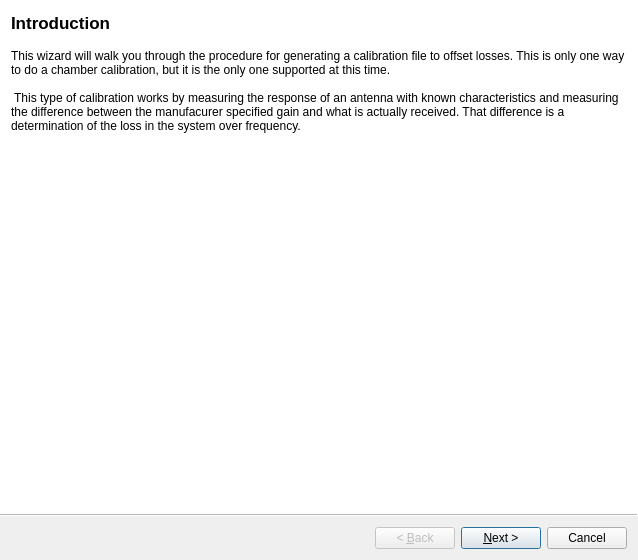
<?xml version="1.0" encoding="UTF-8"?>
<ui version="4.0">
 <class>CalWizard</class>
 <widget class="QWizard" name="CalWizard">
  <property name="geometry">
   <rect>
    <x>0</x>
    <y>0</y>
    <width>638</width>
    <height>560</height>
   </rect>
  </property>
  <property name="windowTitle">
   <string>Wizard</string>
  </property>
  <property name="modal">
   <bool>true</bool>
  </property>
  <property name="wizardStyle">
   <enum>QWizard::AeroStyle</enum>
  </property>
  <widget class="QWizardPage" name="intro_pg">
   <property name="title">
    <string>Introduction</string>
   </property>
   <layout class="QVBoxLayout" name="verticalLayout">
    <item>
     <widget class="QLabel" name="label">
      <property name="sizePolicy">
       <sizepolicy hsizetype="Preferred" vsizetype="Expanding">
        <horstretch>0</horstretch>
        <verstretch>0</verstretch>
       </sizepolicy>
      </property>
      <property name="text">
       <string>This wizard will walk you through the procedure for generating a calibration file to offset losses. This is only one way to do a chamber calibration, but it is the only one supported at this time.

 This type of calibration works by measuring the response of an antenna with known characteristics and measuring the difference between the manufacurer specified gain and what is actually received. That difference is a determination of the loss in the system over frequency.</string>
      </property>
      <property name="alignment">
       <set>Qt::AlignLeading|Qt::AlignLeft|Qt::AlignTop</set>
      </property>
      <property name="wordWrap">
       <bool>true</bool>
      </property>
     </widget>
    </item>
   </layout>
  </widget>
  <widget class="QWizardPage" name="setup_pg">
   <property name="title">
    <string>Setup</string>
   </property>
   <layout class="QVBoxLayout" name="verticalLayout_2">
    <item>
     <widget class="QLabel" name="label_2">
      <property name="sizePolicy">
       <sizepolicy hsizetype="Preferred" vsizetype="Expanding">
        <horstretch>0</horstretch>
        <verstretch>0</verstretch>
       </sizepolicy>
      </property>
      <property name="text">
       <string>First, set up your instrument with the proper configuration (e.g. frequencies, power level, IF bandwidth, etc.).

Next, align your antennas as accurately as possible so they are pointing at each other perfectly. A laser is helpful here. The more accurate your setup, the better your calibration.</string>
      </property>
      <property name="alignment">
       <set>Qt::AlignLeading|Qt::AlignLeft|Qt::AlignTop</set>
      </property>
      <property name="wordWrap">
       <bool>true</bool>
      </property>
     </widget>
    </item>
   </layout>
  </widget>
  <widget class="QWizardPage" name="notes_pg">
   <property name="title">
    <string>Notes</string>
   </property>
   <layout class="QVBoxLayout" name="verticalLayout_3">
    <item>
     <widget class="QLabel" name="label_3">
      <property name="text">
       <string>Here, you can record some notes detailing the setup. These are optional, but it is highly recommended to take detailed notes on the setup. These notes will be stored in the calibration file. Good things to include: 
&lt;ul&gt;
&lt;li&gt;Cables used&lt;/li&gt;
Connectors used&lt;/li&gt;
&lt;li&gt;What ports were used for what&lt;/li&gt;
&lt;li&gt;Other equipment present (e.g. amplifiers)&lt;/li&gt;
&lt;li&gt;Links to any relevant datasheets&lt;/li&gt;
&lt;/ul&gt;</string>
      </property>
      <property name="textFormat">
       <enum>Qt::RichText</enum>
      </property>
      <property name="wordWrap">
       <bool>true</bool>
      </property>
     </widget>
    </item>
    <item>
     <widget class="QPlainTextEdit" name="notes_pte"/>
    </item>
   </layout>
  </widget>
  <widget class="QWizardPage" name="reference_pg">
   <property name="title">
    <string>Reference Antenna</string>
   </property>
   <layout class="QVBoxLayout" name="verticalLayout_4">
    <item>
     <widget class="QLabel" name="label_4">
      <property name="styleSheet">
       <string notr="true">QLabel {
	margin-bottom: 15px;
}</string>
      </property>
      <property name="text">
       <string>&lt;html&gt;&lt;head/&gt;&lt;body&gt;&lt;p&gt;First, load the file containing the gain information of the reference antenna. This must be a csv of &lt;span style=&quot; font-style:italic;&quot;&gt;frequency [GHz],magnitude [dB]&lt;/span&gt;&lt;/p&gt;&lt;/body&gt;&lt;/html&gt;</string>
      </property>
      <property name="textFormat">
       <enum>Qt::RichText</enum>
      </property>
      <property name="wordWrap">
       <bool>true</bool>
      </property>
     </widget>
    </item>
    <item>
     <layout class="QHBoxLayout" name="horizontalLayout">
      <property name="bottomMargin">
       <number>15</number>
      </property>
      <item>
       <widget class="QLabel" name="label_5">
        <property name="text">
         <string>Reference gain file</string>
        </property>
       </widget>
      </item>
      <item>
       <widget class="QLabel" name="ref_ant_label">
        <property name="sizePolicy">
         <sizepolicy hsizetype="Expanding" vsizetype="Preferred">
          <horstretch>0</horstretch>
          <verstretch>0</verstretch>
         </sizepolicy>
        </property>
        <property name="frameShape">
         <enum>QFrame::StyledPanel</enum>
        </property>
        <property name="text">
         <string/>
        </property>
       </widget>
      </item>
      <item>
       <widget class="QPushButton" name="ref_ant_browse_btn">
        <property name="text">
         <string>Browse</string>
        </property>
       </widget>
      </item>
     </layout>
    </item>
    <item>
     <widget class="PlotWidget" name="ref_ant_plot" native="true"/>
    </item>
   </layout>
  </widget>
  <widget class="QWizardPage" name="cal_pg">
   <property name="title">
    <string>Calibration</string>
   </property>
   <layout class="QVBoxLayout" name="verticalLayout_6">
    <item>
     <widget class="QLabel" name="label_6">
      <property name="styleSheet">
       <string notr="true">QLabel {
	margin-bottom: 5px;
}</string>
      </property>
      <property name="text">
       <string>&lt;html&gt;&lt;head/&gt;&lt;body&gt;&lt;p&gt;Now we'll capture the data and combine it with the information from the reference gain file to determine the loss of the system.&lt;/p&gt;&lt;p&gt;You must save the calibration to a file to finish the wizard.&lt;/p&gt;&lt;/body&gt;&lt;/html&gt;</string>
      </property>
      <property name="textFormat">
       <enum>Qt::RichText</enum>
      </property>
      <property name="wordWrap">
       <bool>true</bool>
      </property>
     </widget>
    </item>
    <item>
     <layout class="QHBoxLayout" name="horizontalLayout_2">
      <item>
       <widget class="QLabel" name="label_7">
        <property name="text">
         <string>Polarization 1</string>
        </property>
       </widget>
      </item>
      <item>
       <widget class="QLineEdit" name="pol1_le">
        <property name="placeholderText">
         <string>Label (e.g. Vertical)</string>
        </property>
       </widget>
      </item>
      <item>
       <widget class="QComboBox" name="pol1_cb"/>
      </item>
     </layout>
    </item>
    <item>
     <layout class="QHBoxLayout" name="horizontalLayout_3">
      <property name="bottomMargin">
       <number>15</number>
      </property>
      <item>
       <widget class="QLabel" name="label_8">
        <property name="text">
         <string>Polarization 2</string>
        </property>
       </widget>
      </item>
      <item>
       <widget class="QLineEdit" name="pol2_le">
        <property name="placeholderText">
         <string>Label</string>
        </property>
       </widget>
      </item>
      <item>
       <widget class="QComboBox" name="pol2_cb"/>
      </item>
     </layout>
    </item>
    <item>
     <layout class="QHBoxLayout" name="horizontalLayout_4">
      <item>
       <widget class="PlotWidget" name="loss_plot" native="true"/>
      </item>
      <item>
       <layout class="QVBoxLayout" name="verticalLayout_5">
        <item>
         <widget class="QPushButton" name="meas_pol1_btn">
          <property name="enabled">
           <bool>false</bool>
          </property>
          <property name="text">
           <string>Measure 1</string>
          </property>
         </widget>
        </item>
        <item>
         <widget class="QPushButton" name="meas_pol2_btn">
          <property name="enabled">
           <bool>false</bool>
          </property>
          <property name="text">
           <string>Measure 2</string>
          </property>
         </widget>
        </item>
        <item>
         <widget class="QPushButton" name="save_cal_btn">
          <property name="enabled">
           <bool>false</bool>
          </property>
          <property name="text">
           <string>Save</string>
          </property>
         </widget>
        </item>
        <item>
         <spacer name="verticalSpacer">
          <property name="orientation">
           <enum>Qt::Vertical</enum>
          </property>
          <property name="sizeHint" stdset="0">
           <size>
            <width>20</width>
            <height>40</height>
           </size>
          </property>
         </spacer>
        </item>
       </layout>
      </item>
     </layout>
    </item>
   </layout>
  </widget>
 </widget>
 <customwidgets>
  <customwidget>
   <class>PlotWidget</class>
   <extends>QWidget</extends>
   <header>pyqtgraph</header>
   <container>1</container>
  </customwidget>
 </customwidgets>
 <resources/>
 <connections/>
</ui>
